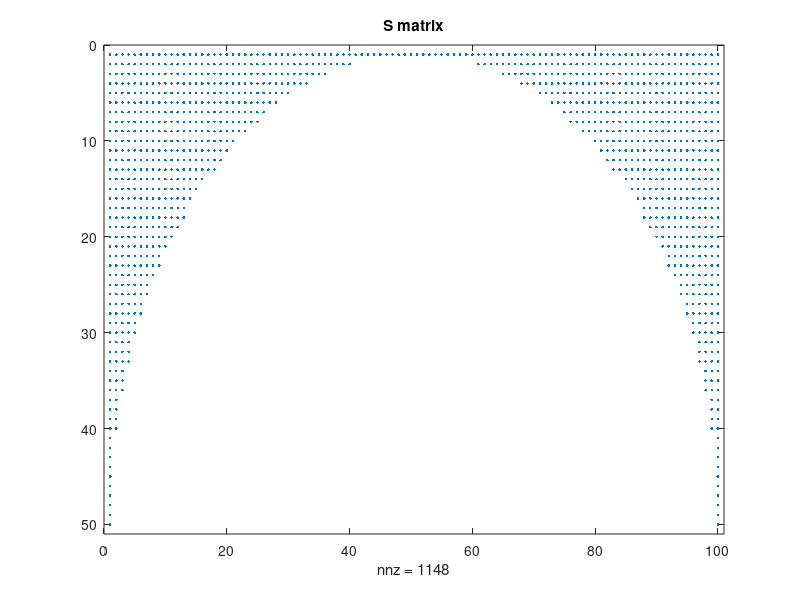
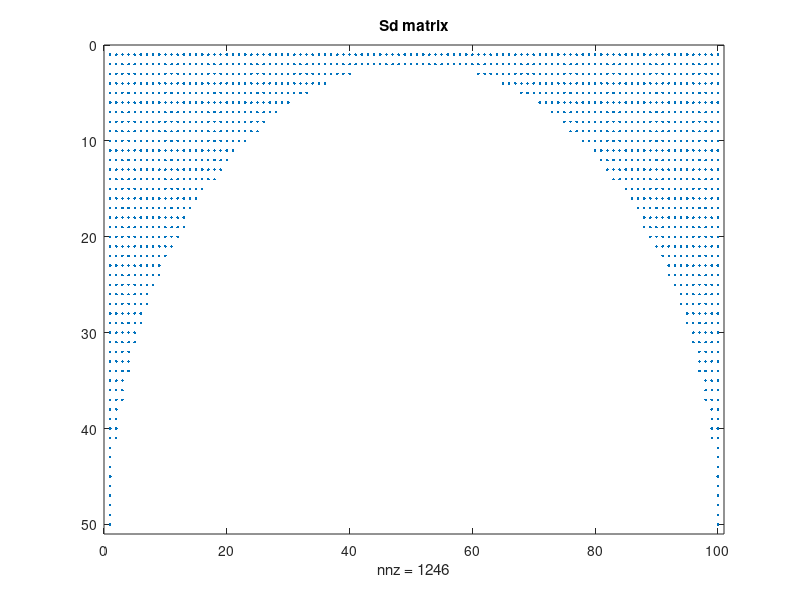
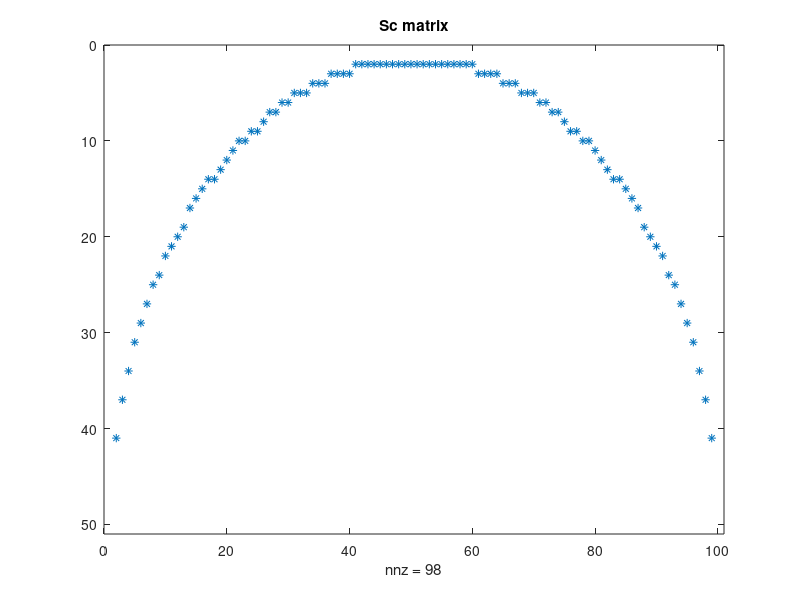

These charts were generated, in order, by the following MATLAB code: (Note: this script raises an error after producing the figures.)
%% Programme to solve for Stokes velocity profile in riblets
% Solve A*u = P
% S = riblets grid points
% P = pressure gradient
% A = Laplacian coefficients
% Sc = Sd - S = riblets surface grid points

clear
close all;
tic

%% Input data
% Sides of the domain
ly = 0.5; 
lz = 1;

% Define grid sizes
ny = 50;
nz = 100;
% n = 4;
% ny_p = n; % number of points y (wall-normal) domain is enclosed
% ny = ny_p+1; % number of points in y 
% nz = ny_p*2; % number of points in z (spanwise) % periodic in z-direction
dy = ly/(ny-1); % length of sub-intervals in y-axis
dz = lz/nz; % length of sub-intervals in z-axis
z = linspace(0,lz,nz);
y = linspace(0,ly,ny);

dpdx = -1; % Pressure gradient
Sx = 0; % Shear at the top, could set to 1 (if normalised, always 1)

geometry = 2; % 0 = parabola, 1 = triangle, 2 = semi-circle

%% Build S matrix - Grid Points of riblets
% S = 1 for points within and on boundary and = 0 elsewhere 
if geometry == 0 % parabola
    parabola = (2*(z-lz/2)).^2;
    shape='parabola';
    for k=1:nz
        for j=1:ny
            if y(j)<parabola(k)
                S(j,k) = 1;
            else
                S(j,k) = 0;
            end
        end
    end
end

if geometry == 1 % triangle
    shape='triangle';
    z= linspace(0,1,nz);
    triangle = (z-lz/2);%+1+0.5*z)+0.5*lz;
    triangle2 = -z+lz/2;
    % triangle = (2*z-lz/2);%+1+0.5*z)+0.5*lz;
    % triangle2 = -2*z+lz/2;
    for k=1:nz
        for j=1:ny
            if y(j)<triangle(k) || y(j)<triangle2(k)
                S(j,k) = 1;
            else
                S(j,k) = 0;
            end
        end
    end
end

if geometry == 2 % semi-circle
    circle = (-sqrt((lz/2)^2-(z-lz/2).^2))+ly;
    shape='circle';
    for k=1:nz
        for j=1:ny
            if y(j)<=circle(k)
                S(j,k) = 1;
            else
                S(j,k) = 0;
            end
        end
    end
end
figure
spy(S)
title('S matrix')

%% Build Sd matrix
% Sd = 1 for points within and on boundary and = 0 elsewhere 
% riblets now bigger by d = max(dy,dz)
if geometry == 0 % parabola
    z = linspace(0,1,nz);
    parabola_d = (2*(z-lz/2)).^2+dz;
    for k=1:nz
        for j=1:ny
            if y(j)<parabola_d(k)
                Sd(j,k) = 1;
            else
                Sd(j,k) = 0;
            end
        end
    end
end

if geometry == 1 % triangle
    z= linspace(0,1,nz);
    triangle = (z-lz/2)+dy;%+1+0.5*z)+0.5*lz;
    triangle2 = -z+lz/2+dy;
    for k=1:nz
        for j=1:ny
            if y(j)<triangle(k) || y(j)<triangle2(k)
                Sd(j,k) = 1;
            else
                Sd(j,k) = 0;
            end
        end
    end
end

if geometry == 2 % semi-circle
    z = linspace(0,1,nz);
    circle = (-sqrt((lz/2)^2-(z-lz/2).^2))+ly+dy;
    for k=1:nz
        for j=1:ny
            if y(j)<circle(k)
                Sd(j,k) = 1;
            else
                Sd(j,k) = 0;
            end
        end
    end
end
figure
spy(Sd)
title('Sd matrix')
Sc=Sd-S;
figure
spy(Sc)
title('Sc matrix')

%% Build P matrix - pressure gradient - RHS of Stokes
P = ones(ny*nz,1);
P = sparse(P);
P = P*dpdx;

%% Build A matrix 
beta = -2/(dy^2)-2/(dz^2); % coefficient of point p
alpha = 1/(dy^2); % coefficient of surrounding points
r1 = beta.*ones(ny,1);
r2 = alpha.*ones(ny-1,1);
r3 = alpha.*ones(1,1);
B = diag(r1,0) + diag(r2,1) + diag(r2,-1) + diag(r3,-ny+1) + diag(r3,ny-1);
B = sparse(B);
C = kron(eye(nz),B);
C = sparse(C);
gamma = 1/(dz^2);
r4 = gamma.*ones(ny*nz-ny,1);
r5 = gamma.*ones(ny,1);
D = diag(r4,-ny)+diag(r4,+ny)+diag(r5,-ny*nz+ny)+diag(r5,ny*nz-ny);
D = sparse(D);
A = C+D;
A = sparse(A);


% Shear at the top
for k = 1:nz
    j = ny; % top of domain
    index = (k-1)*ny+j;
    A(index,:) = 0;
    A(index,index) = 1/dy^2;
    if index~=1
        A(index,index-1) = -1/dy^2;
    end   
    P(index)=Sx;
end
%% Solid condition - modify the A matrix
% Modify A and P matrix for points within and on the boundary of riblets
% Velocity inside riblets = 0
for j = 1:ny
    for k = 1:nz
        if S(j,k)==1
            index = (k-1)*ny+j;
            A(index,:) = 0;
            A(index,index) = 1/dy^2;
            P(index) = 0;
        end
    end
end

%% Modify the A matrix - curve of the boundary
%Modification of the matrix A near the boundary of the solid
for j=1:ny
    for k=1:nz
        if Sc(j,k) == 1
            y0=(j-(ny))*dy;
            z0=k*dz ;          
            my=abs(floor( log10(dy)));
            mz=abs(floor( log10(dz)));
            
        %ys: (j-+2,k);(j-+1,k);(j,k-+2);(j,k-+1) 
            ys=[y0-dy, y0, y0+dy];
            zs=[z0-dz, z0, z0+dz];  
            
            if geometry == 0 % parabola
                yp0 = (2*(z0-lz/2)).^2;
                zpPlus = sqrt(y0)/2+lz/2;
                zpMinus = -zpPlus;
            end
            
            if geometry == 1 % triangle
                if z0 <= lz/2
                    yp0 = z0 - lz/2;
                else
                    yp0 = -z0+lz/2;
                end
                zpPlus = lz/2 - y0;
                zpMinus = y0 + lz/2;
            end
            
            if geometry == 2 % semi-circle
                yp0=-(-sqrt((lz/2)^2-(z0-lz/2).^2))+ly;
                zpPlus=sqrt((lz/2)^2-(y0-ly).^2)+lz/2;
                zpMinus=-zpPlus;
            end
            % check closest distance in z direction               
            if abs(z0-zpPlus) < abs(z0 - zpMinus)
                zp0 = zpPlus;
            else
                zp0 = zpMinus;
            end
            
            % Modify ys: (j-+2,k),(j-+1,k),(j,k-+2),(j,k-+1)         
            deltay=round(abs(y0-yp0),10);
            deltays=y0-yp0;
            deltaz=round(abs(z0-zp0),10);
            deltazs=z0-zp0;
            
            if deltaz<dz
                if round(deltaz,mz+2)~=0
                    zs(2-sign(deltazs))=z0-sign(deltazs)*deltaz;
                end
            end           
            if deltay<dy
                if round(deltay,my+2)~=0 
                    ys(2-sign(deltays))=y0-sign(deltays)*deltay;                     
                end
            end 
            
            bj=zeros(1,3);
            bk=zeros(1,3);          
            bj(1)=2/((ys(2)-ys(1))*(ys(3)-ys(1)));
            bj(2)=-2/((ys(3)-ys(2))*(ys(2)-ys(1))); 
            bj(3)=2/((ys(3)-ys(2))*(ys(3)-ys(1)));
            bk(1)=2/((zs(2)-zs(1))*(zs(3)-zs(1)));
            bk(2)=-2/((zs(3)-zs(2))*(zs(2)-zs(1))); 
            bk(3)=2/((zs(3)-zs(2))*(zs(3)-zs(1)));  
            
            index =(k-1)*ny+j;
            A(index,index)= bj(2) + bk(2);        
            if abs(deltay)<dy           
                if j==1
                  A(index,index+ny-1)= bj(1);
                  A(index,index+1)= 0;
                  
                elseif j==ny
                  A(index,index-ny+1)= bj(3);
                  A(index,index-1)= 0;

                else
                  A(index,index-sign(deltays))=0;       
                  A(index,index+sign(deltays))= bj(2+sign(deltays));

                end
            end                      
            if abs(deltaz)<dz 
                if k==1
                  A(index,index+(nz-1)*ny)= bk(1);
                  A(index,index+ny)= bk(3);
                elseif k==nz
                  A(index,index-ny)= bk(3);
                  A(index,index-(nz-1)*ny)= bk(1);
                else
                  A(index,index-sign(deltazs)*ny)= bk(2-sign(deltazs));
                  A(index,index+sign(deltazs)*ny)= bk(2+sign(deltazs));
                end
            end
        end
    end
end
            
%% Boundary condition

% No slip at the bottom
for k = 1:nz  %controllare qui
    j = 1;
    index = (k-1)*ny+j ;
    A(index,:) = 0;
%     A(index,index) =1;
    A(index,index) = 1/dy^2;
%     A(index,index+1) = -2/dy^2;
%     A(index,index+2)= 1/dy^2;
end
figure
spy(A)
%% Solution
u = reshape(mldivide(A,P),ny,nz);
Ub = mean(mean(u));
% Lws=Ub/s;
figure
surfc(z,y,u)
% daspect([1 1 1])
% axis tight
% axis fill
% axis image
ylabel('y', 'FontSize', 18)
xlabel('z', 'FontSize', 18)
set(gca,'FontSize',18)
% us = [zeros(1,nz); u];
us = [u(:,end) u];

%% Analytical
za = linspace(0,lz,nz);
ya = linspace(0,ly,ny);
dpdx=-1;
nu=1;
R=lz/2;
index= logical(S);
for j=1:length(ya)
    for k=1:length(za)
        f(j,k)=0.25*(R^2-((ya(j)-ly)^2+(za(k)-lz/2)^2));
%         fr(j,k)=0.25*(R^2-((ya(j))^2+(za(k))^2));
    end
end
Ubmaen=mean(mean(f));
% Ubmaenr=mean(mean(fr));
ua=-1/nu*dpdx*f;
ua(index)=0;
umax=max(max(ua));
umaxmax=max(max(u));

%% Verify
for k = 1:nz
    Sxtot(k) = (u(ny,k)-u(ny-1,k))/dy;
end
Sxtotm = mean(Sxtot);

%% average in z
ums=mean(u(ny,:),2);
umsa=mean(ua(ny,:),2);

%% Error and Grid Independence
fint=f;
fint(index)=0;
integraly=dy*trapz(full(u));
integralz=dz*trapz(integraly) % integration in y and z
% f_integraly=dy*trapz(full(fint));
% f_integralz=dz*trapz(f_integraly)
% relError=abs((ums-umsa)/umax*100);
% relErrorint=abs((0.0122602323037932-integralz)/umax*100);
relErrorint=abs((0.0122602323037932-integralz)/0.0122602323037932*100);
relError=abs((ua-u)/umax*100);
points_y=ny-1;
tit = ['No_points_' num2str(ny-1) '_Shape_' num2str(shape) '.mat'];
save(tit,'points_y','relError', 'relErrorint', 'integralz');

% figure
% surf(ua-u)

% ums = [0; um];

%% RMS
Diff=abs(ua(2:end,:)-u(2:end,:));
para=0;
for jj=1:size(Diff,1)
    row_y=Diff(jj,:);
    row_u = ua(jj+1,:);
    row_max(jj)=max(row_u(row_u~=0));
    row_min(jj)=min(row_u(row_u~=0));
    RMS_Y(jj) = rms(row_y(row_y~=0));
end
RMS=rms(RMS_Y); % read thesis
maxDiff=max(row_max);
minDiff=min(row_min);
relativeError=RMS/(maxDiff-minDiff);
% 
% tit = ['No_points_' num2str(ny_p) '_Shape_' num2str(shape) '.mat'];
% save(tit,'points_y','relError', 'relErrorint', 'integralz','relError');
% %%
toc
% % save('P3_R0_08');
